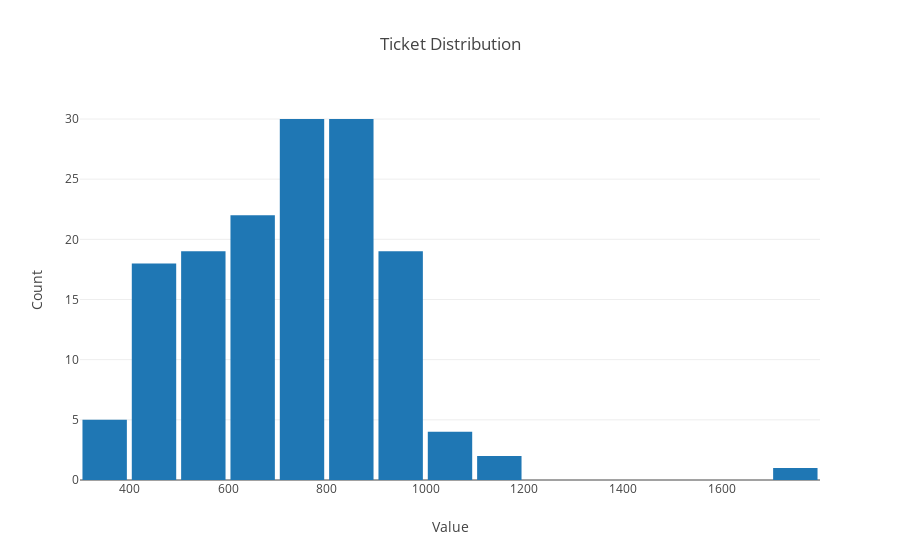

The cell this chart's notebook holds for it:
### Code cell
# Distribution of data
data = [go.Histogram(x=df['Total Tickets Opened'])]
layout = go.Layout(
    title='Ticket Distribution',
    xaxis=dict(
        title='Value'
    ),
    yaxis=dict(
        title='Count'
    ),
    bargap=0.1,
)
fig = go.Figure(data=data, layout=layout)
iplot(fig, filename='basic histogram')

### Figure 1 — Plotly figure (JSON) as saved in the notebook; plotly's stock layout.template omitted (floating-point values rounded to 4 significant figures; data arrays with more than 128 entries replaced by an {"elided": "..."} marker saying what was removed)
{"data": [{"type": "histogram", "uid": "e9f8d9e6-365e-11e9-8001-acde48001122", "x": {"elided": "150 int values"}}], "layout": {"bargap": 0.1, "title": "Ticket Distribution", "xaxis": {"title": "Value"}, "yaxis": {"title": "Count"}}}
